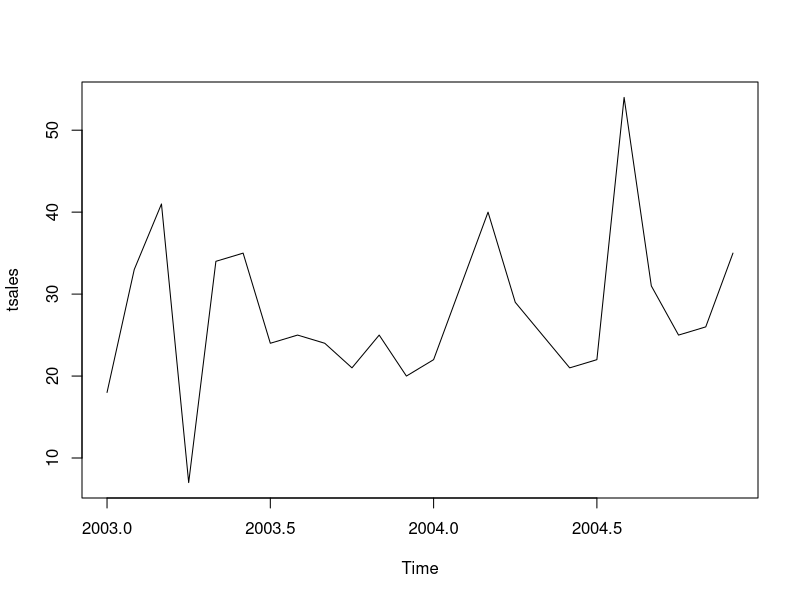
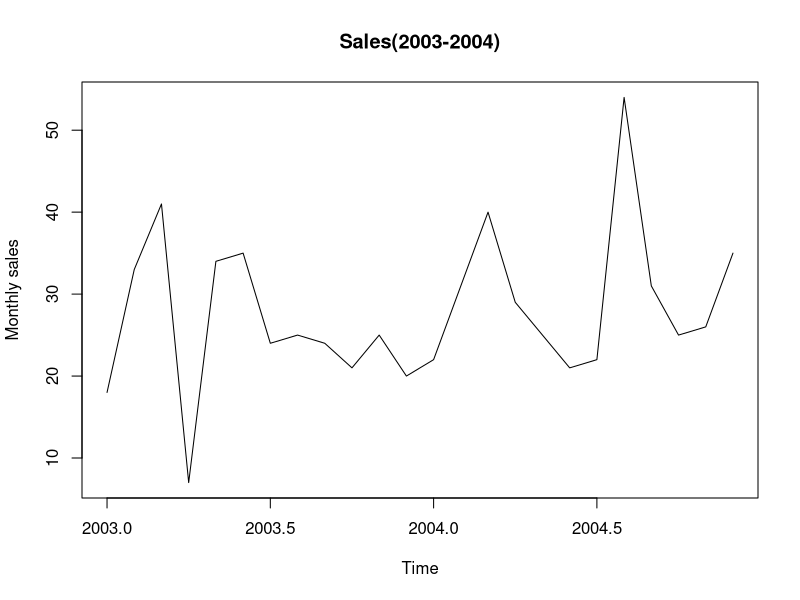
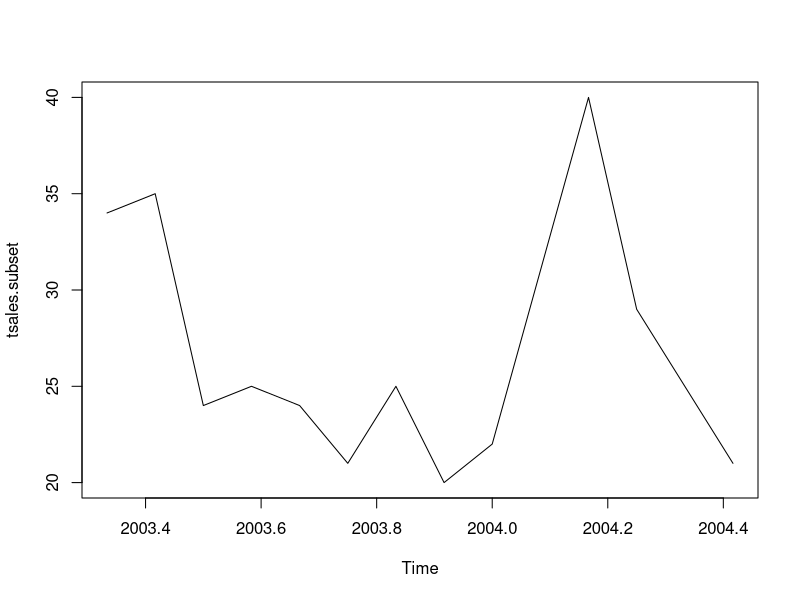

Here is the R script that generated these plots, in order:
# Creating a Time Series Object

sales <- c(18, 33, 41, 7, 34, 35, 24, 25, 24, 21, 25, 20, 22, 31, 40, 29, 25, 21, 22, 54, 31, 25, 26, 35)

tsales <- ts(sales, start = c(2003, 1), frequency = 12)
tsales

plot(tsales)

plot(tsales, xlab = "Time", ylab = "Monthly sales", main = "Sales(2003-2004)")

start(tsales)

end(tsales)

frequency(tsales)

tsales.subset <- window(tsales, start = c(2003, 5), end = c(2004, 6))

tsales.subset
 
plot(tsales.subset)

rm(list = ls())
